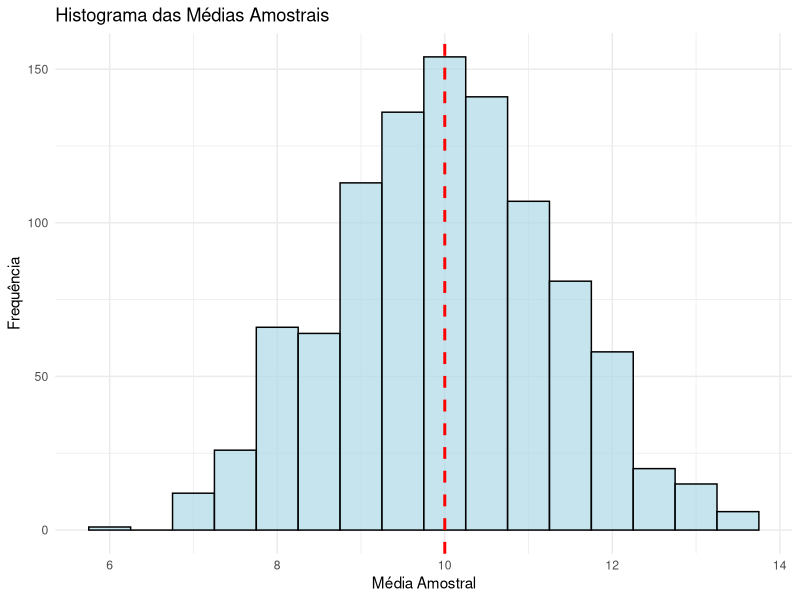

R code for this plot:
set.seed(11012024)
library(ggplot2)
# 1) Gerar 10000 observações de uma distribuição normal N(10,16) ---------------

dados_populacao <- rnorm(10000, mean = 10, sd = 4)

# 2) Criar 1000 amostras de 10 observações do vetor de 10000 criado anteriormente

amostras <- matrix(sample(dados_populacao, 1000 * 10,
                          replace = TRUE),
                   ncol = 10)

# 3) Calcular a média amostral de cada amostra de 10 observações ---------------

medias_amostrais <- apply(amostras, 1, mean)

# 4) Criar o histograma das médias amostrais obtidas

ggplot(data.frame(MediasAmostrais = medias_amostrais),
       aes(x = MediasAmostrais)) +
  geom_histogram(binwidth = 0.5,
                 fill = "lightblue",
                 color = "black",
                 alpha = 0.7) +
  geom_vline(xintercept = 10, linetype = "dashed", color = "red", size = 1) +
  labs(title = "Histograma das Médias Amostrais",
       x = "Média Amostral", y = "Frequência") +
  theme_minimal()

# Média e variância amostrais --------------------------------------------------

mean(medias_amostrais)
var(medias_amostrais)

